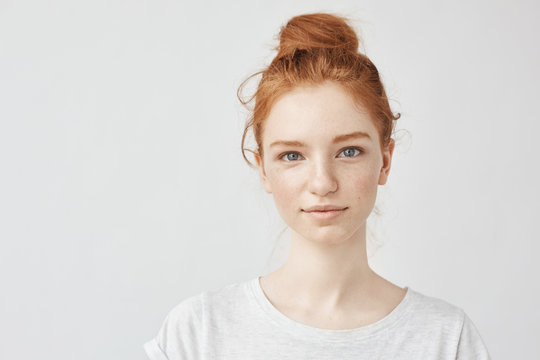
#> input picture photo-editor/imgs/img-0001.jpeg, 540 x 360 px; its folder holds only this picture in this run
$ python app.py
#> lines starting #> are read from the running program, lines starting #| are printed output that depends on the picture
from PIL import Image, ImageEnhance, ImageFilter
import os

path = './imgs'
pathOut = './editedImgs'

for filename in os.listdir(path):
    img = Image.open(f"{path}/{filename}")
#> img is the input picture: PIL image 540x360 RGB; mean R, G, B 219.7, 214.5, 210.4

    edit = img.filter(ImageFilter.SHARPEN)

    factor = 1.5
    enhancer = ImageEnhance.Contrast(edit)
    edit = enhancer.enhance(factor)
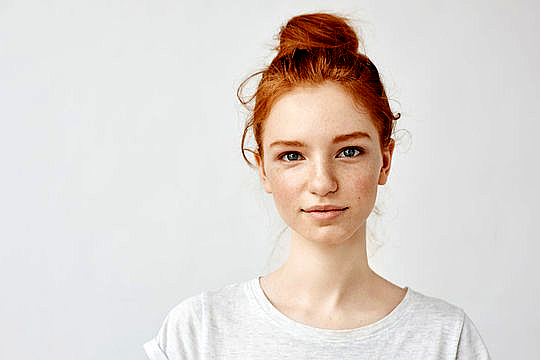
#> edit: PIL image 540x360 RGB; mean R, G, B 221.4, 213.9, 208.7

    clean_name = os.path.splitext(filename)[0]

    edit.save(f"{pathOut}/{clean_name}_edited.jpeg")
